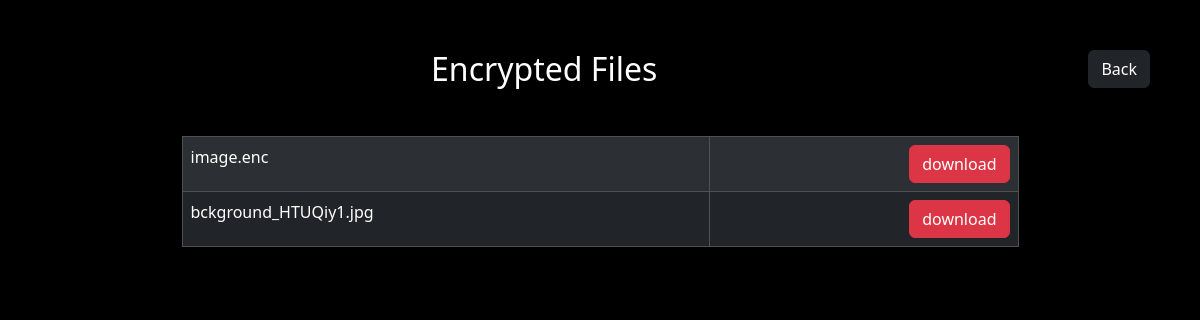
The page /select/ (signed in) on the database as committed earlier.
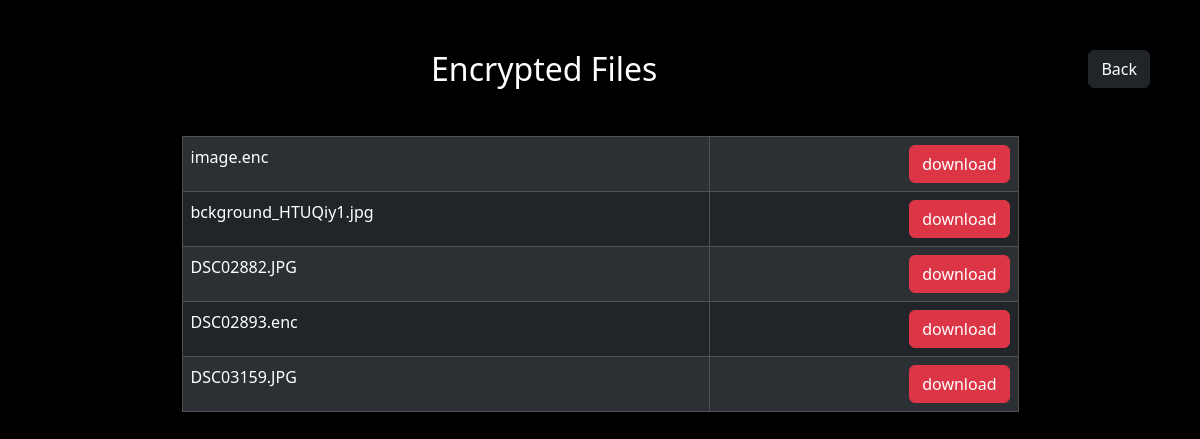
The same page on the database as committed later.
### app/models.py (models this page shows, shortened)
class EncryptedFile(models.Model):
    algorithm_choices = [
        ('hashes.SHA256', 'hashes.SHA256'),
        ('RSA', 'RSA'),
        ('AES', 'AES'),
    ]
    user_id = models.ForeignKey(User, on_delete=models.CASCADE)
    file = models.FileField()
    password = models.CharField(max_length=100)
    algorith = models.CharField(max_length=20, choices=algorithm_choices)
    date = models.DateField(auto_now_add=True, null=True)
    publickey = models.TextField(max_length=512, null=True, blank=True)
    privatekey = models.TextField(max_length=512, null=True, blank=True)
    file_extension_name = models.TextField(max_length=512, null=True, blank=True)

### app/views.py (the view)
# urls.py: path('select/', views.select),
def select(request):
    tem = request.session['uid']
    vpro = User.objects.get(id=tem)
    encrypted_files = EncryptedFile.objects.filter(user_id=vpro)
    return render(request,'select.html',{'encrypted_files': encrypted_files})

### template/select.html (shortened to what this page needs)
<!DOCTYPE html>
<html lang="en">
    {% load static %}
<head>
    <link href="https://cdn.jsdelivr.net/npm/bootstrap@5.3.2/dist/css/bootstrap.min.css" rel="stylesheet">
</head>
<body>
  <a href="{% url 'userprofile' %}"><button class="btn btn-dark text-white float-end justify-content-around" style="margin-right: 50px;">Back</button></a>
    <div align="center" style="margin-top: 50px;">
    <h2 class="text-white">Encrypted Files</h2>
    <div class="container">
    <table class="table w-75 my-5 table-bordered table-striped table-hover table-dark">
        {% for encrypted_file in encrypted_files %}
        <tr>
          <td>{{ encrypted_file.file }}</td>
          <td align="end"><a href="{{ encrypted_file.file.url }}" download><button class="btn btn-danger ">download</button></a></td>
        </tr>
        {% endfor %}
    </table>
  </div>
    </div>
</body>
</html>

Rows that differ between the two databases and show on the page:
added EncryptedFile: file "DSC02882.JPG"
added EncryptedFile: file "DSC02893.enc"
added EncryptedFile: file "DSC03159.JPG"
